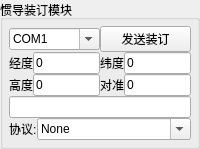
        <widget class="QGroupBox" name="groupBox_6">
         <property name="sizePolicy">
          <sizepolicy hsizetype="Preferred" vsizetype="Maximum">
           <horstretch>0</horstretch>
           <verstretch>0</verstretch>
          </sizepolicy>
         </property>
         <property name="title">
          <string>惯导装订模块</string>
         </property>
         <layout class="QVBoxLayout" name="verticalLayout_6">
          <property name="spacing">
           <number>0</number>
          </property>
          <property name="leftMargin">
           <number>6</number>
          </property>
          <property name="topMargin">
           <number>6</number>
          </property>
          <property name="rightMargin">
           <number>6</number>
          </property>
          <property name="bottomMargin">
           <number>6</number>
          </property>
          <item>
           <widget class="QWidget" name="widget" native="true">
            <layout class="QHBoxLayout" name="horizontalLayout_9">
             <property name="spacing">
              <number>0</number>
             </property>
             <property name="leftMargin">
              <number>0</number>
             </property>
             <property name="topMargin">
              <number>0</number>
             </property>
             <property name="rightMargin">
              <number>0</number>
             </property>
             <property name="bottomMargin">
              <number>0</number>
             </property>
             <item>
              <widget class="QComboBox" name="comboBox_binding_com">
               <property name="sizePolicy">
                <sizepolicy hsizetype="Minimum" vsizetype="Fixed">
                 <horstretch>0</horstretch>
                 <verstretch>0</verstretch>
                </sizepolicy>
               </property>
               <property name="toolTip">
                <string>&lt;html&gt;&lt;head/&gt;&lt;body&gt;&lt;p&gt;串口&lt;/p&gt;&lt;/body&gt;&lt;/html&gt;</string>
               </property>
               <property name="editable">
                <bool>true</bool>
               </property>
               <item>
                <property name="text">
                 <string>COM1</string>
                </property>
               </item>
               <item>
                <property name="text">
                 <string>COM2</string>
                </property>
               </item>
               <item>
                <property name="text">
                 <string>COM3</string>
                </property>
               </item>
               <item>
                <property name="text">
                 <string>COM4</string>
                </property>
               </item>
               <item>
                <property name="text">
                 <string>COM5</string>
                </property>
               </item>
              </widget>
             </item>
             <item>
              <widget class="QPushButton" name="pushButton_binding_send">
               <property name="sizePolicy">
                <sizepolicy hsizetype="Ignored" vsizetype="Fixed">
                 <horstretch>0</horstretch>
                 <verstretch>0</verstretch>
                </sizepolicy>
               </property>
               <property name="text">
                <string>发送装订</string>
               </property>
              </widget>
             </item>
            </layout>
           </widget>
          </item>
          <item>
           <widget class="QWidget" name="widget" native="true">
            <layout class="QHBoxLayout" name="horizontalLayout_10">
             <property name="spacing">
              <number>0</number>
             </property>
             <property name="leftMargin">
              <number>0</number>
             </property>
             <property name="topMargin">
              <number>0</number>
             </property>
             <property name="rightMargin">
              <number>0</number>
             </property>
             <property name="bottomMargin">
              <number>0</number>
             </property>
             <item>
              <widget class="QLabel" name="label_31">
               <property name="sizePolicy">
                <sizepolicy hsizetype="Fixed" vsizetype="Preferred">
                 <horstretch>0</horstretch>
                 <verstretch>0</verstretch>
                </sizepolicy>
               </property>
               <property name="text">
                <string>经度</string>
               </property>
              </widget>
             </item>
             <item>
              <widget class="QLineEdit" name="lineEdit_binding_longitude">
               <property name="sizePolicy">
                <sizepolicy hsizetype="Ignored" vsizetype="Fixed">
                 <horstretch>0</horstretch>
                 <verstretch>0</verstretch>
                </sizepolicy>
               </property>
               <property name="text">
                <string>0</string>
               </property>
              </widget>
             </item>
             <item>
              <widget class="QLabel" name="label_32">
               <property name="sizePolicy">
                <sizepolicy hsizetype="Fixed" vsizetype="Preferred">
                 <horstretch>0</horstretch>
                 <verstretch>0</verstretch>
                </sizepolicy>
               </property>
               <property name="text">
                <string>纬度</string>
               </property>
              </widget>
             </item>
             <item>
              <widget class="QLineEdit" name="lineEdit_binding_latitude">
               <property name="sizePolicy">
                <sizepolicy hsizetype="Ignored" vsizetype="Fixed">
                 <horstretch>0</horstretch>
                 <verstretch>0</verstretch>
                </sizepolicy>
               </property>
               <property name="text">
                <string>0</string>
               </property>
              </widget>
             </item>
            </layout>
           </widget>
          </item>
          <item>
           <widget class="QWidget" name="widget" native="true">
            <layout class="QHBoxLayout" name="horizontalLayout_14">
             <property name="spacing">
              <number>0</number>
             </property>
             <property name="leftMargin">
              <number>0</number>
             </property>
             <property name="topMargin">
              <number>0</number>
             </property>
             <property name="rightMargin">
              <number>0</number>
             </property>
             <property name="bottomMargin">
              <number>0</number>
             </property>
             <item>
              <widget class="QLabel" name="label_33">
               <property name="sizePolicy">
                <sizepolicy hsizetype="Fixed" vsizetype="Preferred">
                 <horstretch>0</horstretch>
                 <verstretch>0</verstretch>
                </sizepolicy>
               </property>
               <property name="text">
                <string>高度</string>
               </property>
              </widget>
             </item>
             <item>
              <widget class="QLineEdit" name="lineEdit_binding_height">
               <property name="sizePolicy">
                <sizepolicy hsizetype="Ignored" vsizetype="Fixed">
                 <horstretch>0</horstretch>
                 <verstretch>0</verstretch>
                </sizepolicy>
               </property>
               <property name="text">
                <string>0</string>
               </property>
              </widget>
             </item>
             <item>
              <widget class="QLabel" name="label_43">
               <property name="sizePolicy">
                <sizepolicy hsizetype="Fixed" vsizetype="Preferred">
                 <horstretch>0</horstretch>
                 <verstretch>0</verstretch>
                </sizepolicy>
               </property>
               <property name="text">
                <string>对准</string>
               </property>
              </widget>
             </item>
             <item>
              <widget class="QLineEdit" name="lineEdit_binding_time">
               <property name="sizePolicy">
                <sizepolicy hsizetype="Ignored" vsizetype="Fixed">
                 <horstretch>0</horstretch>
                 <verstretch>0</verstretch>
                </sizepolicy>
               </property>
               <property name="text">
                <string>0</string>
               </property>
              </widget>
             </item>
            </layout>
           </widget>
          </item>
          <item>
           <widget class="QLineEdit" name="lineEdit_binding_command"/>
          </item>
          <item>
           <layout class="QHBoxLayout" name="horizontalLayout_11">
            <property name="spacing">
             <number>0</number>
            </property>
            <item>
             <widget class="QLabel" name="label_36">
              <property name="sizePolicy">
               <sizepolicy hsizetype="Maximum" vsizetype="Preferred">
                <horstretch>0</horstretch>
                <verstretch>0</verstretch>
               </sizepolicy>
              </property>
              <property name="text">
               <string>协议:</string>
              </property>
             </widget>
            </item>
            <item>
             <widget class="QComboBox" name="comboBox_binding_rule">
              <property name="sizePolicy">
               <sizepolicy hsizetype="Minimum" vsizetype="Fixed">
                <horstretch>0</horstretch>
                <verstretch>0</verstretch>
               </sizepolicy>
              </property>
              <property name="editable">
               <bool>true</bool>
              </property>
              <item>
               <property name="text">
                <string>None</string>
               </property>
              </item>
             </widget>
            </item>
           </layout>
          </item>
         </layout>
        </widget>
